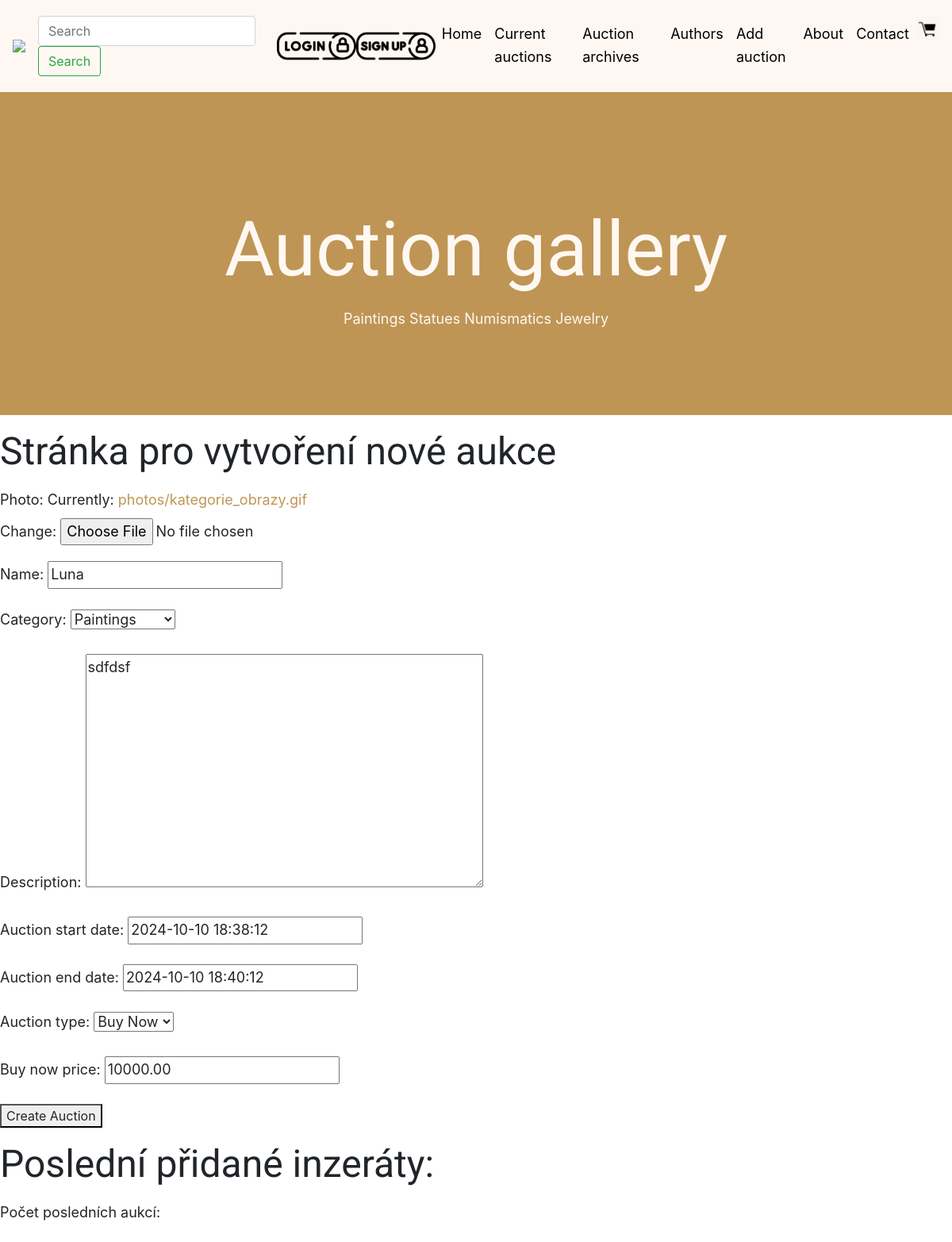
The page /add_auction/update/1423 on the database its author committed.
### viewer/models.py (models this page shows, shortened)
class AddAuction(Model):
    photo = models.ImageField(upload_to='photos/')
    name = CharField(max_length=128)
    user = ForeignKey(User, on_delete=models.DO_NOTHING)
    category = ForeignKey(Category, on_delete=models.DO_NOTHING)
    description = TextField()
    promotion = BooleanField(default=False)
    auction_start_date = DateTimeField(default=datetime.now)
    auction_end_date = DateTimeField(default=datetime.now)
    number_of_views = IntegerField(default=0)
    created = DateTimeField(auto_now_add=True)
    auction_type = CharField(
        max_length=10,
        choices=[('buy_now', 'Buy Now'), ('place_bid', 'Place Bid')],
        default='place_bid'
    )
    buy_now_price = models.DecimalField(max_digits=10, decimal_places=2, null=True, blank=True)
    price = models.DecimalField(max_digits=10, decimal_places=2, null=True, blank=True)
    start_price = models.DecimalField(max_digits=10, decimal_places=2, null=True, blank=True)
    previous_price = models.DecimalField(max_digits=10, decimal_places=2, null=True, blank=True)
    minimum_bid = models.DecimalField(max_digits=10, decimal_places=2, null=True, blank=True)

class Category(Model):
    name = CharField(max_length=128)
    def __str__(self):
        return f"{self.name}"

### viewer/views.py (the view)
# urls.py: path('add_auction/update/<pk>', Add_auctionUpdateView.as_view(), name='add_auction_update'),
class Add_auctionUpdateView(UpdateView):
    template_name = 'add_auction_form.html'
    model = AddAuction
    form_class = AddAuctionForm
    model = AddAuction
    form_class = AddAuctionForm
    success_url = reverse_lazy('add_auction')

### viewer/forms.py
class AddAuctionForm(ModelForm):
    class Meta:
        model = AddAuction
        fields = '__all__'
        widgets = {
            'price': forms.HiddenInput(),
            'previous_price': forms.HiddenInput(),
            'number_of_views': forms.HiddenInput(),
            'promotion': forms.HiddenInput(),
        }
    def __init__(self, *args, **kwargs):
        super(AddAuctionForm, self).__init__(*args, **kwargs)
        self.fields.pop('user')  # Odebere pole 'user' z formuláře, aby nebylo zobrazeno

### viewer/templates/add_auction_form.html (shortened to what this page needs)
{% extends "base.html" %}
{% load static %}
{% load my_filters %}
{% block content %}
<link rel="stylesheet" type="text/css" href="{% static 'style.css' %}">
    <h2>Stránka pro vytvoření nové aukce</h2>
<form method="POST" enctype="multipart/form-data">
    {{ form.as_p }}
    <button type="submit">Create Auction</button>
</form>
<h2>Poslední přidané inzeráty:</h2>
<p>Počet posledních aukcí: {{ last_auctions.count }}</p>
{% endblock %}

### rows shown on the page
AddAuction: name "Luna", category "Paintings", description "sdfdsf", auction_start_date "2024-10-10 18:38:12", auction_end_date "2024-10-10 18:40:12", auction_type "Buy Now", buy_now_price "10000.00"
